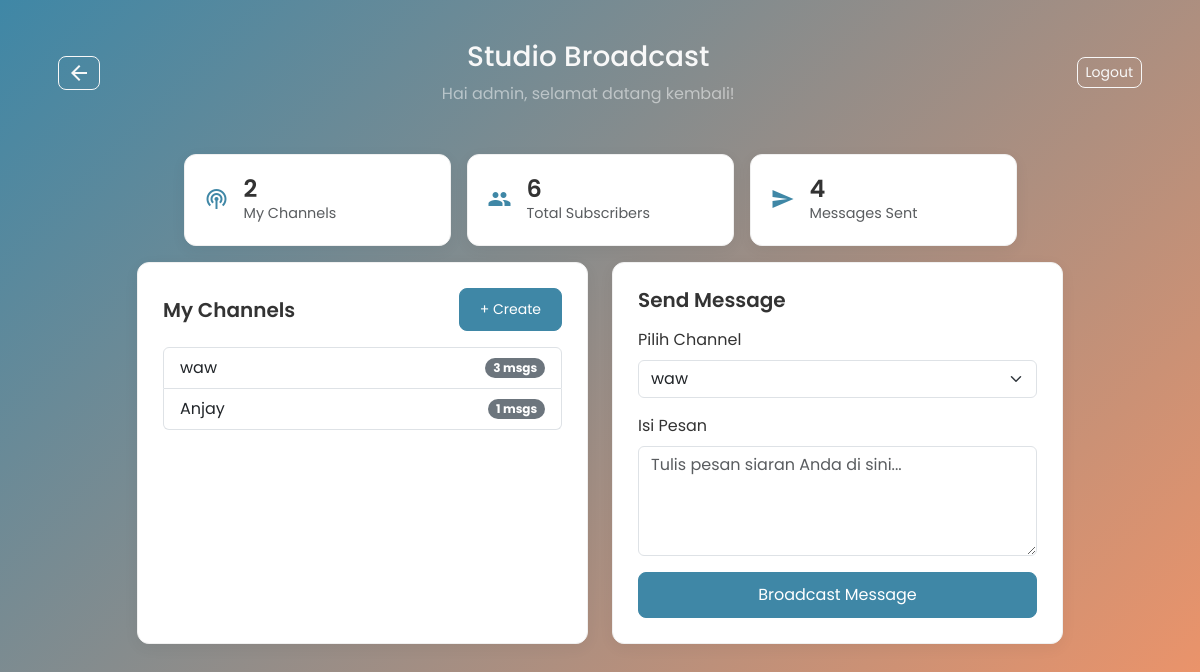
Page /publisher/ (signed in) on the committed database.
### app/models.py (models this page shows)
class Channel(db.Model):
    id = db.Column(db.Integer, primary_key=True)
    name = db.Column(db.String(100), unique=True, nullable=False)
    description = db.Column(db.String(200), nullable=True)
    creator_id = db.Column(db.Integer, db.ForeignKey('user.id'), nullable=False)
    created_at = db.Column(db.DateTime, default=datetime.utcnow)
    messages = db.relationship('Message', backref='channel', lazy=True)

### app/publisher/routes.py (the view)
@publisher_bp.route('/')
def dashboard():
    if 'user_id' not in session:
        return redirect(url_for('auth.login'))
    user_id = session['user_id']
    user = User.query.get(user_id)
    if not user:
        session.clear()
        flash("Sesi Anda tidak valid, silakan login kembali.", "warning")
        return redirect(url_for('auth.login'))
    user_channels = Channel.query.filter_by(creator_id=user_id).order_by(Channel.created_at.desc()).all()
    total_messages_sent = db.session.query(Message).join(Channel).filter(Channel.creator_id == user_id).count()
    total_subscribers = sum(len(channel.subscribers) for channel in user.channels)
    stats = {
        'channel_count': len(user_channels),
        'messages_sent': total_messages_sent,
        'total_subscribers': total_subscribers
    }
    return render_template('publisher.html', channels=user_channels, stats=stats)

### app/templates/publisher.html (shortened to what this page needs)
{% extends 'base.html' %}
{% block content %}
<div class="container py-4">
    <div class="studio-header">
        <a href="{{ url_for('auth.dashboard') }}" class="btn btn-outline-light btn-sm custom-btn-outline">
            <span class="material-icons" style="vertical-align: middle;">arrow_back</span>
        </a>
        <div class="text-center">
            <h3>Studio Broadcast</h3>
            <p class="mb-0 text-white-50">Hai {{ session.get('username') }}, selamat datang kembali!</p>
        </div>
        <a href="{{ url_for('auth.logout') }}" class="btn btn-outline-light btn-sm custom-btn-outline">Logout</a>
    </div>
    <div class="row justify-content-center g-3 my-3">
        <div class="col-md-3">
            <div class="stat-card">
                <div class="stat-icon"><span class="material-icons">podcasts</span></div>
                <div class="stat-info">
                    <h4 class="mb-0">{{ stats.channel_count }}</h4>
                    <p class="mb-0 text-muted">My Channels</p>
                </div>
            </div>
        </div>
        <div class="col-md-3">
            <div class="stat-card">
                <div class="stat-icon"><span class="material-icons">group</span></div>
                <div class="stat-info">
                    <h4 class="mb-0" id="total-subscribers-stat">{{ stats.total_subscribers }}</h4>
                    <p class="mb-0 text-muted">Total Subscribers</p>
                </div>
            </div>
        </div>
        <div class="col-md-3">
            <div class="stat-card">
                <div class="stat-icon"><span class="material-icons">send</span></div>
                <div class="stat-info">
                    <h4 class="mb-0" id="messages-sent-stat">{{ stats.messages_sent }}</h4>
                    <p class="mb-0 text-muted">Messages Sent</p>
                </div>
            </div>
        </div>
    </div>
    <div class="row justify-content-center g-4">
        <div class="col-md-5">
            <div class="studio-panel">
                <div class="d-flex justify-content-between align-items-center mb-3">
                    <h5 class="mb-0">My Channels</h5>
                    <a href="{{ url_for('publisher.create_channel_form') }}" class="btn btn-primary btn-sm custom-btn-primary">+ Create</a>
                </div>
                {% if channels %}
                    <ul class="list-group">
                        {% for channel in channels %}
                        <li class="list-group-item d-flex justify-content-between align-items-center">
                            {{ channel.name }}
                            <span class="badge bg-secondary rounded-pill" id="channel-msg-count-{{ channel.id }}">
                                {{ channel.messages|length }} msgs
                            </span>
                        </li>
                        {% endfor %}
                    </ul>
                {% else %}
                    <div class="text-center p-4">
                        <span class="material-icons fs-1 text-muted">radio</span>
                        <p class="mt-2 mb-3">Belum Ada Channel</p>
                        <a href="{{ url_for('publisher.create_channel_form') }}" class="btn btn-primary custom-btn-primary">Buat Channel Pertama</a>
                    </div>
                {% endif %}
            </div>
        </div>
        <div class="col-md-5">
            <div class="studio-panel">
                <h5 class="mb-3">Send Message</h5>
                {% if channels %}
                <form id="send-message-form" action="{{ url_for('publisher.send_message') }}" method="POST">
                    <div class="mb-3">
                        <label for="channel_id" class="form-label">Pilih Channel</label>
                        <select name="channel_id" id="channel_id" class="form-select" required>
                            {% for channel in channels %}
                            <option value="{{ channel.id }}">{{ channel.name }}</option>
                            {% endfor %}
                        </select>
                    </div>
                    <div class="mb-3">
                        <label for="message_content" class="form-label">Isi Pesan</label>
                        <textarea name="message_content" id="message_content" rows="4" class="form-control" placeholder="Tulis pesan siaran Anda di sini..." required></textarea>
                    </div>
                    <button type="submit" class="btn btn-primary w-100 custom-btn-primary">Broadcast Message</button>
                </form>
                {% else %}
                <div class="text-center p-4">
                     <span class="material-icons fs-1 text-muted">speaker_notes_off</span>
                     <p class="mt-2">Buat channel terlebih dahulu untuk mulai mengirim pesan.</p>
                </div>
                {% endif %}
            </div>
        </div>
    </div>
</div>
{% endblock %}

### app/templates/base.html (shortened to what this page needs)
<!DOCTYPE html>
<html lang="en">
<head>
    <link href="https://cdn.jsdelivr.net/npm/bootstrap@5.3.2/dist/css/bootstrap.min.css" rel="stylesheet">
    <link rel="stylesheet" href="{{ url_for('static', filename='css/main.css') }}">
</head>
<body>
    <div class="main-background">
        {% block content %}{% endblock %}
    </div>
</body>
</html>

### app/static/css/main.css (style rules this page uses)
:root { --primary-color: #3f87a6; --secondary-color: #f7a056; --text-dark: #333; --text-light: #f8f8f8; --bg-light: #f4f7f6; --bg-gradient-start: #3f87a6; --bg-gradient-end: #f69466; --card-bg: #ffffff; --border-color: #e0e0e0; --shadow-light: 0 4px 12px rgba(0,0,0,0.05); --shadow-medium: 0 6px 18px rgba(0,0,0,0.1); --bubble-sent: #74b9ff; --bubble-received: #f0f2f5; }
body, html { height: 100%; margin: 0; font-family: 'Poppins', sans-serif; color: var(--text-dark); }
.main-background { min-height: 100vh; background: linear-gradient(135deg, var(--bg-gradient-start) 0%, var(--bg-gradient-end) 100%); color: var(--text-light); }
.custom-btn-primary { background-color: var(--primary-color); border-color: var(--primary-color); border-radius: 8px; padding: 10px 20px; }
.custom-btn-outline { border-color: var(--text-light); color: var(--text-light); border-radius: 8px; }
.studio-header { display: flex; justify-content: space-between; align-items: center; padding: 1rem; margin-bottom: 1rem; }
.stat-card { background: #ffffff; border-radius: 12px; padding: 20px; display: flex; align-items: center; box-shadow: 0 4px 15px rgba(0,0,0,0.05); color: #333; border: 1px solid #f0f0f0; }
.stat-icon { font-size: 2rem; color: var(--primary-color); margin-right: 15px; }
.stat-info h4 { font-weight: 600; }
.stat-info p { font-size: 0.9rem; }
.studio-panel { background: #ffffff; border-radius: 12px; padding: 25px; box-shadow: 0 4px 15px rgba(0,0,0,0.05); color: #333; height: 100%; border: 1px solid #f0f0f0; }
.studio-panel h5 { font-weight: 600; }

### rows in the picture
Channel: name "waw", messages|length "3"
Channel: name "Anjay", messages|length "1"

### other values in the picture
{{ session.get('username') }} "admin"
{{ stats.channel_count }} "2"
{{ stats.total_subscribers }} "6"
{{ stats.messages_sent }} "4"
form field channel_id "waw"
